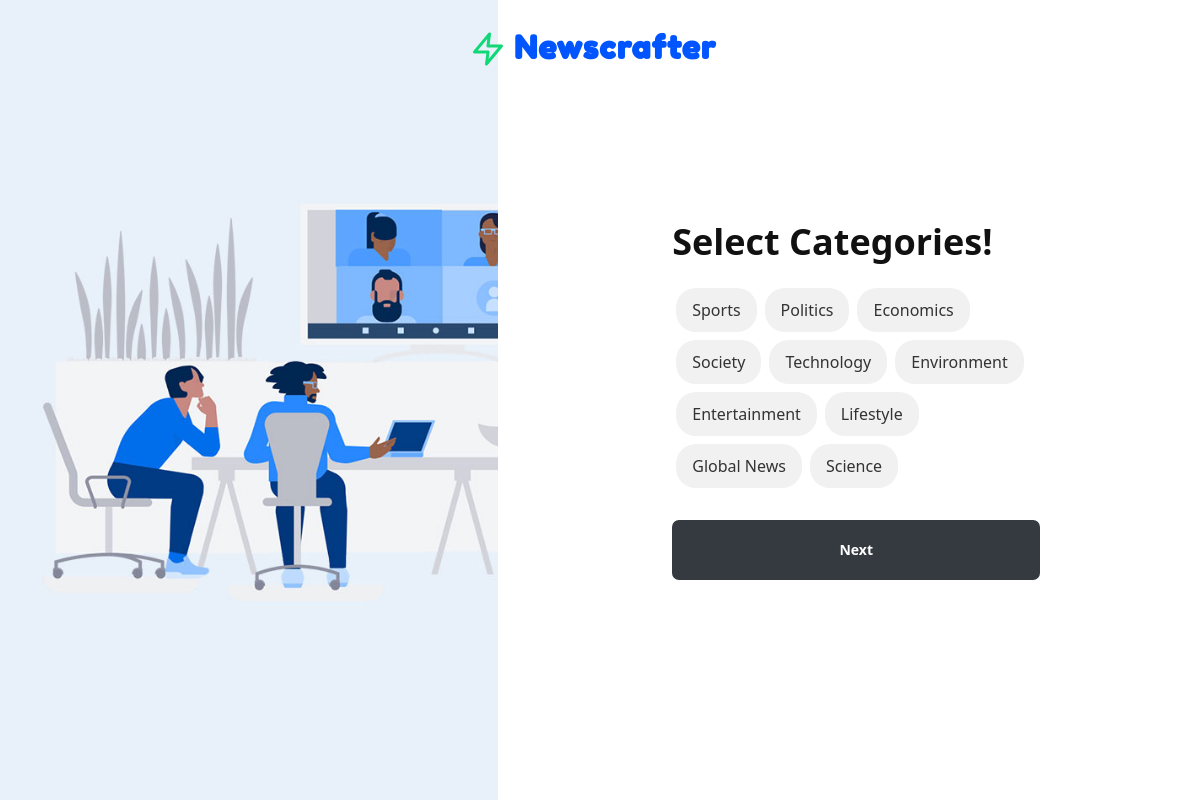
/category-select/, run on an earlier commit of the app's database.
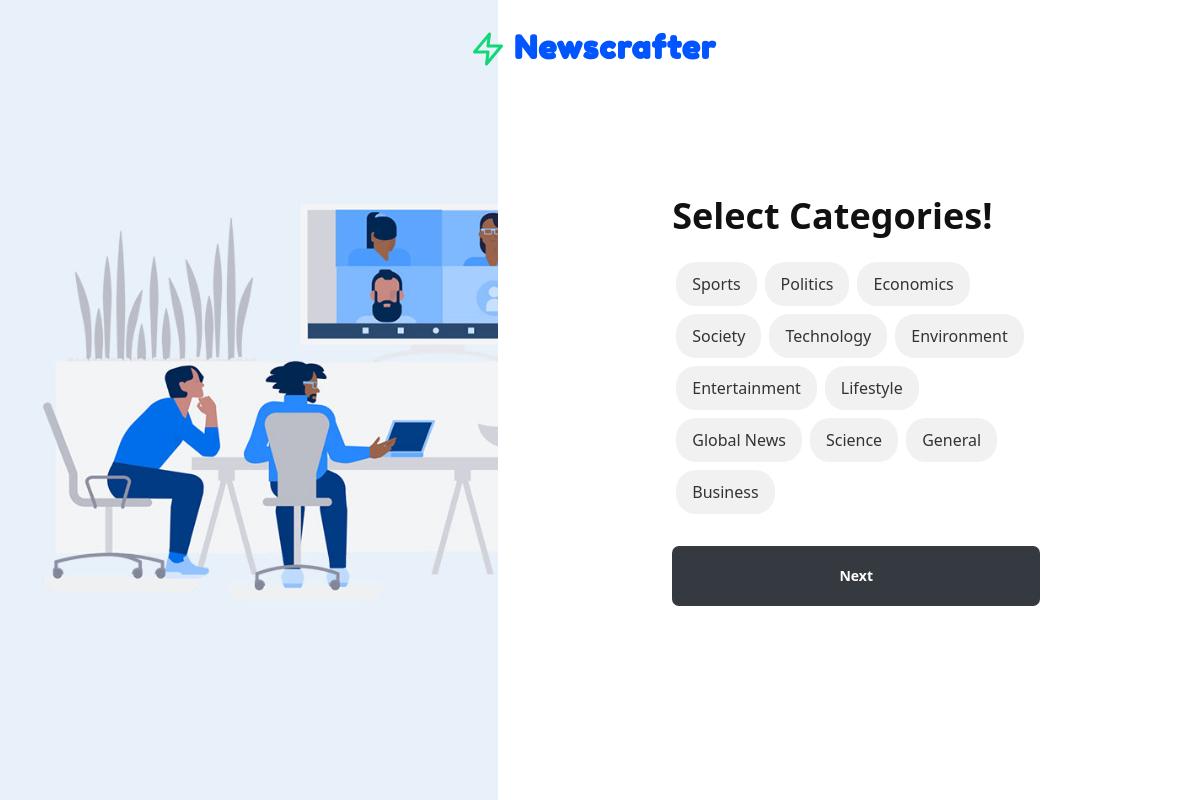
And on a later commit of the database.
### adminapp/models.py (models this page shows, shortened)
class NewsCategory(models.Model):
    category_name = models.CharField(max_length=100)

### web/views.py (the view, shortened to what this page needs)
# urls.py: path('category-select/',views.category_select,name="category_select"),
def category_select(request):
    news_category = NewsCategory.objects.filter().all()
    context = {
        'news_categories' : news_category
    }
    return render(request,'web/category.html',context)

### templates/web/category.html (shortened to what this page needs)
{% load static %}
<!DOCTYPE html>
<html lang="en">
<head>
    <link rel="stylesheet" href="{% static 'web/css/themify-icons.css' %}">
    <link rel="stylesheet" href="{% static 'web/css/feather.css' %}">
    <link rel="stylesheet" href="{% static 'web/css/style.css' %}">
</head>
<body class="color-theme-blue">
    <div class="main-wrap">
        <div class="nav-header bg-transparent shadow-none border-0">
            <div class="nav-top w-100">
                <a href="index.html"><i class="feather-zap text-success display1-size me-2 ms-0"></i><span class="d-inline-block fredoka-font ls-3 fw-600 text-current font-xxl logo-text mb-0">Newscrafter </span> </a>
            </div>
        </div>
        <div class="row">
            <div class="col-xl-5 d-none d-xl-block p-0 vh-100 bg-image-cover bg-no-repeat" style="background-image: url({% static 'web/images/login-bg-2.jpg' %});"></div>
            <div class="col-xl-7 vh-100 align-items-center d-flex bg-white rounded-3 overflow-hidden">
                <div class="card shadow-none border-0 ms-auto me-auto login-card">
                    <div class="card-body rounded-0 text-left">
                        <h2 class="fw-700 display1-size display2-md-size mb-4">Select Categories!</h2>
                        <form method="post">
                            <div class="d-flex flex-wrap">
                                {% for news_category in news_categories %}
                                <label class="category-tag mx-1 mb-2">
                                    <span class="tag-content px-3 py-2">{{ news_category.category_name }}</span>
                                </label>
                                {% endfor %}
                            </div>
                            <div class="form-group mt-4">
                                <button type="submit" class="form-control text-center style2-input text-white fw-600 bg-dark border-0 p-0">
                                    Next
                                </button>
                            </div>
                        </form>
                    </div>
                </div>
            </div>
        </div>
    </div>
</body>
</html>

### static/web/css/feather.css (style rules this page uses)
[class^="feather-"], [class*=" feather-"] { font-family: 'feather' !important; speak: none; font-style: normal; font-weight: normal; font-variant: normal; text-transform: none; line-height: 1; -webkit-font-smoothing: antialiased; -moz-osx-font-smoothing: grayscale; }
.feather-zap:before { content: "\ea06"; }

### templates/web/category.html (style rules this page uses)
.category-tag { cursor: pointer; }
.tag-content { display: inline-block; background-color: #f1f1f1; color: #333; border-radius: 20px; transition: background-color 0.3s, color 0.3s; }

What changed in the data, as far as the page shows it:
added NewsCategory: category_name "General"
added NewsCategory: category_name "Business"
